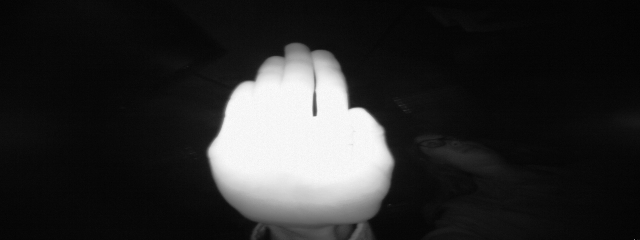
#> input picture data/leapGestRecog/00/01_palm/frame_00_01_0051.png, 640 x 240 px; its folder holds only this picture in this run
$ python hand_gesture_recognition.py
#> lines starting #> are read from the running program, lines starting #| are printed output that depends on the picture
import os
import cv2
import numpy as np
import pandas as pd

from sklearn.model_selection import train_test_split
from sklearn.svm import SVC
from sklearn.metrics import accuracy_score


# -------- CONFIG --------
BASE_DIR = "../data/leapGestRecog/00"
IMG_SIZE = 64
MAX_IMAGES_PER_CLASS = 150


# -------- LOAD DATA --------
data = []
labels = []

gesture_folders = sorted(os.listdir(BASE_DIR))
label_map = {gesture: idx for idx, gesture in enumerate(gesture_folders)}

for gesture, label in label_map.items():
    gesture_path = os.path.join(BASE_DIR, gesture)
    count = 0

    for img_name in os.listdir(gesture_path):
        if count >= MAX_IMAGES_PER_CLASS:
            break

        img_path = os.path.join(gesture_path, img_name)
        try:
            img = cv2.imread(img_path)
#> img is the input picture: shape (240, 640, 3); min 1, max 252, mean 43.6
            img = cv2.cvtColor(img, cv2.COLOR_BGR2GRAY)
#> img: shape (240, 640)
            img = cv2.resize(img, (IMG_SIZE, IMG_SIZE))
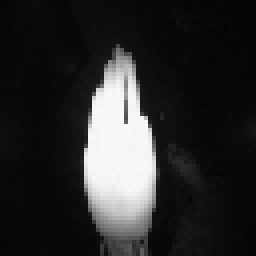
#> img: shape (64, 64) (shown 4 times larger); min 3, max 249, mean 43.3
            img = img.flatten()
#> img = 4096 values, max 249 at index 1565, min 3 at index 191, mean 43.3

            data.append(img)
            labels.append(label)
            count += 1
        except:
            pass
#> pass 2 of the loop `for gesture, label in label_map.items():`:
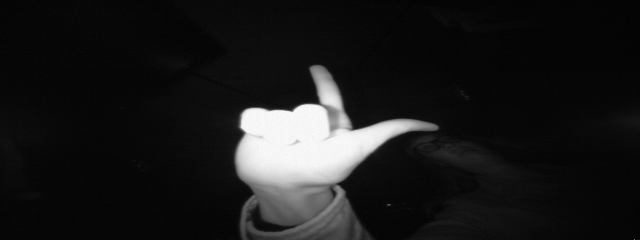
#> input picture data/leapGestRecog/00/02_l/frame_00_02_0049.png, 640 x 240 px
#> img is the input picture: shape (240, 640, 3); min 0, max 252, mean 26.8
#> `img = cv2.resize(img, (IMG_SIZE, IMG_SIZE))`:
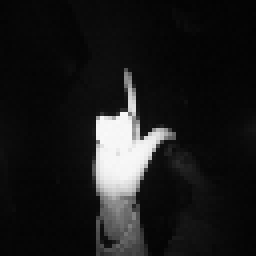
#> img: shape (64, 64) (shown 4 times larger); min 2, max 249, mean 26.7
#> `img = img.flatten()`: img = 4096 values, max 249 at index 2138, min 2 at index 511, mean 26.75


X = np.array(data)
y = np.array(labels)


# -------- TRAIN-TEST SPLIT --------
X_train, X_test, y_train, y_test = train_test_split(
    X, y, test_size=0.2, random_state=42
)
#> y_train = [0]; y_test = [1]


# -------- TRAIN MODEL --------
model = SVC(kernel="linear", random_state=42)
#> (the run stopped early here; a loop or call above may not have finished)
